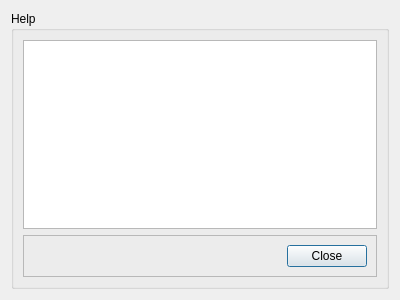
<?xml version="1.0" encoding="UTF-8"?>
<ui version="4.0">
 <class>HelpDialog</class>
 <widget class="QDialog" name="HelpDialog">
  <property name="geometry">
   <rect>
    <x>0</x>
    <y>0</y>
    <width>400</width>
    <height>300</height>
   </rect>
  </property>
  <property name="windowTitle">
   <string>Help</string>
  </property>
  <layout class="QVBoxLayout" name="verticalLayout">
   <item>
    <widget class="QGroupBox" name="groupBox">
     <property name="title">
      <string>Help</string>
     </property>
     <layout class="QVBoxLayout" name="verticalLayout_3">
      <item>
       <widget class="QTextBrowser" name="helpContentTextBrowser"/>
      </item>
      <item>
       <widget class="QFrame" name="closeFrame">
        <property name="frameShape">
         <enum>QFrame::StyledPanel</enum>
        </property>
        <property name="frameShadow">
         <enum>QFrame::Raised</enum>
        </property>
        <layout class="QHBoxLayout" name="horizontalLayout">
         <item>
          <spacer name="closeHorizontalSpacer">
           <property name="orientation">
            <enum>Qt::Horizontal</enum>
           </property>
           <property name="sizeHint" stdset="0">
            <size>
             <width>40</width>
             <height>20</height>
            </size>
           </property>
          </spacer>
         </item>
         <item>
          <widget class="QPushButton" name="closePushButton">
           <property name="text">
            <string>Close</string>
           </property>
          </widget>
         </item>
        </layout>
       </widget>
      </item>
     </layout>
    </widget>
   </item>
  </layout>
 </widget>
 <resources/>
 <connections/>
</ui>
